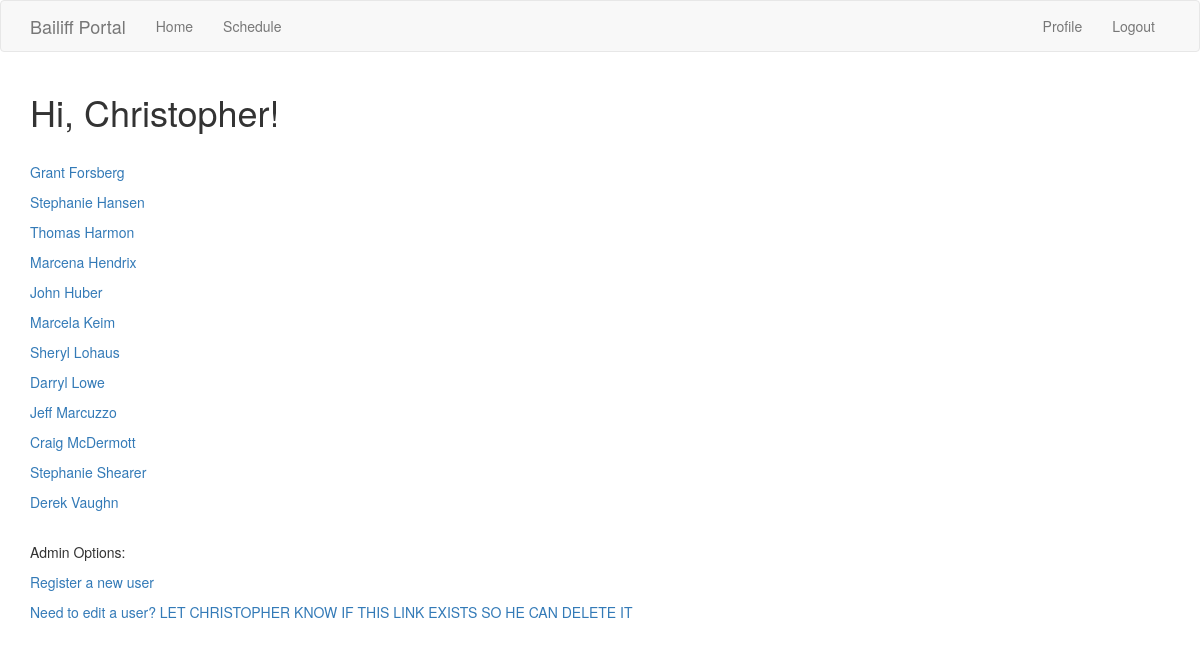
The app's page /index (signed in) with its own data.
### app/models.py (models this page shows, shortened)
class User(UserMixin, db.Model):
  id = db.Column(db.Integer, primary_key=True)
  username = db.Column(db.String(64), index=True, unique=True)
  displayname = db.Column(db.String(64), unique=True)
  password_hash = db.Column(db.String(128))
  about_me = db.Column(db.String(500))
  last_seen = db.Column(db.DateTime, default=datetime.datetime.utcnow)
  permissions = db.Column(db.Integer) # 0=user, 1=Manager, 2=Admin
  judge = db.Column(db.String(64))

class Judge(db.Model):
  id = db.Column(db.Integer, primary_key=True)
  name = db.Column(db.String(64))
  posts = db.relationship('Post', backref='judge', lazy='dynamic')

### app/main/routes.py (the view)
@bp.route('/', methods=['GET', 'POST'])
@bp.route('/index', methods=['GET', 'POST'])
@login_required  # protects index from not-logged-in users
def index():
  judges = Judge.query.all()
  return render_template("index.html", judges=judges)

### app/main/routes.py (called while the page is built)
@bp.before_request # decorator from Flask registers the function to be executed before the view function
def before_request():
  if current_user.is_authenticated:
    current_user.last_seen = datetime.utcnow()
    db.session.commit()

### app/models.py (called while the page is built)
@login.user_loader
def load_user(id):
  return User.query.get(int(id))

### app/templates/index.html
{% extends "base.html" %}
{% import 'bootstrap/wtf.html' as wtf %}
{% block app_content %}
  <h1>Hi, {{ current_user.displayname }}!</h1>
  <br>
  {% for judge in judges %}
    <p><a href="{{ url_for('main.judge', judgename=judge.name) }}">{{ judge.name }}</a></p>
  {% endfor %}
  <br>
  {% if current_user.permissions == 2 %}
    <p>Admin Options:</p>
    <p><a href="{{ url_for('auth.register') }}">Register a new user</a></p>
    <p><a href="{{ url_for('auth.edit_user') }}">Need to edit a user? LET CHRISTOPHER KNOW IF THIS LINK EXISTS SO HE CAN DELETE IT</a></p>
  {% endif %}
{% endblock %}

### records on screen
User: displayname "Christopher"
Judge: name "Grant Forsberg"
Judge: name "Stephanie Hansen"
Judge: name "Thomas Harmon"
Judge: name "Marcena Hendrix"
Judge: name "John Huber"
Judge: name "Marcela Keim"
Judge: name "Sheryl Lohaus"
Judge: name "Darryl Lowe"
Judge: name "Jeff Marcuzzo"
Judge: name "Craig McDermott"
Judge: name "Stephanie Shearer"
Judge: name "Derek Vaughn"
